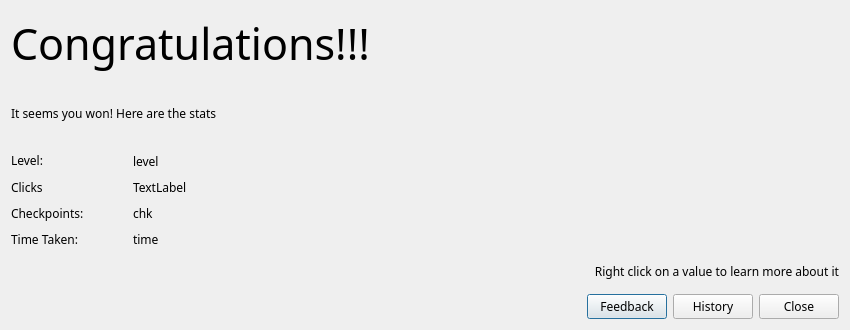
<?xml version="1.0" encoding="UTF-8"?>
<ui version="4.0">
 <class>Congrats</class>
 <widget class="QDialog" name="Congrats">
  <property name="geometry">
   <rect>
    <x>0</x>
    <y>0</y>
    <width>850</width>
    <height>330</height>
   </rect>
  </property>
  <property name="sizePolicy">
   <sizepolicy hsizetype="Fixed" vsizetype="Fixed">
    <horstretch>0</horstretch>
    <verstretch>0</verstretch>
   </sizepolicy>
  </property>
  <property name="minimumSize">
   <size>
    <width>850</width>
    <height>330</height>
   </size>
  </property>
  <property name="maximumSize">
   <size>
    <width>850</width>
    <height>330</height>
   </size>
  </property>
  <property name="font">
   <font>
    <family>Arvo</family>
    <hintingpreference>PreferNoHinting</hintingpreference>
   </font>
  </property>
  <property name="windowTitle">
   <string>wikiLYNX</string>
  </property>
  <property name="windowIcon">
   <iconset resource="../../assets/assets.qrc">
    <normaloff>:/base/images/wikiLYNX_logo.svg</normaloff>:/base/images/wikiLYNX_logo.svg</iconset>
  </property>
  <layout class="QVBoxLayout" name="verticalLayout_2">
   <item>
    <widget class="QLabel" name="mainLabel">
     <property name="font">
      <font>
       <family>Playwrite DE SAS</family>
       <pointsize>32</pointsize>
       <bold>false</bold>
       <hintingpreference>PreferNoHinting</hintingpreference>
      </font>
     </property>
     <property name="text">
      <string>Congratulations!!! </string>
     </property>
     <property name="alignment">
      <set>Qt::AlignmentFlag::AlignLeading|Qt::AlignmentFlag::AlignLeft|Qt::AlignmentFlag::AlignVCenter</set>
     </property>
    </widget>
   </item>
   <item>
    <widget class="QLabel" name="message">
     <property name="sizePolicy">
      <sizepolicy hsizetype="Expanding" vsizetype="Minimum">
       <horstretch>0</horstretch>
       <verstretch>0</verstretch>
      </sizepolicy>
     </property>
     <property name="font">
      <font>
       <family>Arvo</family>
       <hintingpreference>PreferNoHinting</hintingpreference>
      </font>
     </property>
     <property name="text">
      <string>It seems you won! Here are the stats</string>
     </property>
    </widget>
   </item>
   <item>
    <layout class="QGridLayout" name="gridLayout" rowstretch="0,0,0,0" columnstretch="1,0,1,0">
     <item row="1" column="0">
      <widget class="QLabel" name="label_7">
       <property name="text">
        <string>Clicks</string>
       </property>
      </widget>
     </item>
     <item row="3" column="3">
      <spacer name="horizontalSpacer_11">
       <property name="orientation">
        <enum>Qt::Orientation::Horizontal</enum>
       </property>
       <property name="sizeHint" stdset="0">
        <size>
         <width>40</width>
         <height>20</height>
        </size>
       </property>
      </spacer>
     </item>
     <item row="1" column="1">
      <spacer name="horizontalSpacer_3">
       <property name="orientation">
        <enum>Qt::Orientation::Horizontal</enum>
       </property>
       <property name="sizeHint" stdset="0">
        <size>
         <width>40</width>
         <height>20</height>
        </size>
       </property>
      </spacer>
     </item>
     <item row="1" column="2">
      <widget class="QLabel" name="clicksLabel">
       <property name="whatsThis">
        <string>Number of clicks to finish the game</string>
       </property>
       <property name="text">
        <string>TextLabel</string>
       </property>
      </widget>
     </item>
     <item row="3" column="2">
      <widget class="QLabel" name="timeTaken">
       <property name="whatsThis">
        <string>&lt;html&gt;&lt;head/&gt;&lt;body&gt;&lt;p&gt;This denotes the time taken to play the game. If you were unable to finish the game in time, this denotes the time taken to reach the last checkpoint. &lt;/p&gt;&lt;/body&gt;&lt;/html&gt;</string>
       </property>
       <property name="text">
        <string>time</string>
       </property>
      </widget>
     </item>
     <item row="0" column="0">
      <widget class="QLabel" name="label_2">
       <property name="sizePolicy">
        <sizepolicy hsizetype="Maximum" vsizetype="Maximum">
         <horstretch>0</horstretch>
         <verstretch>0</verstretch>
        </sizepolicy>
       </property>
       <property name="text">
        <string>Level:</string>
       </property>
      </widget>
     </item>
     <item row="1" column="3">
      <spacer name="horizontalSpacer_9">
       <property name="orientation">
        <enum>Qt::Orientation::Horizontal</enum>
       </property>
       <property name="sizeHint" stdset="0">
        <size>
         <width>40</width>
         <height>20</height>
        </size>
       </property>
      </spacer>
     </item>
     <item row="2" column="0">
      <widget class="QLabel" name="label">
       <property name="text">
        <string>Checkpoints: </string>
       </property>
      </widget>
     </item>
     <item row="2" column="3">
      <spacer name="horizontalSpacer_10">
       <property name="orientation">
        <enum>Qt::Orientation::Horizontal</enum>
       </property>
       <property name="sizeHint" stdset="0">
        <size>
         <width>40</width>
         <height>20</height>
        </size>
       </property>
      </spacer>
     </item>
     <item row="0" column="2">
      <widget class="QLabel" name="lnameLabel">
       <property name="whatsThis">
        <string>Name of the level you played </string>
       </property>
       <property name="text">
        <string>level</string>
       </property>
      </widget>
     </item>
     <item row="2" column="1">
      <spacer name="horizontalSpacer_4">
       <property name="orientation">
        <enum>Qt::Orientation::Horizontal</enum>
       </property>
       <property name="sizeHint" stdset="0">
        <size>
         <width>40</width>
         <height>20</height>
        </size>
       </property>
      </spacer>
     </item>
     <item row="0" column="1">
      <spacer name="horizontalSpacer_2">
       <property name="orientation">
        <enum>Qt::Orientation::Horizontal</enum>
       </property>
       <property name="sizeHint" stdset="0">
        <size>
         <width>40</width>
         <height>20</height>
        </size>
       </property>
      </spacer>
     </item>
     <item row="2" column="2">
      <widget class="QLabel" name="chkCleared">
       <property name="whatsThis">
        <string>&lt;html&gt;&lt;head/&gt;&lt;body&gt;&lt;p&gt;The number of Checkpoints you cleared&lt;/p&gt;&lt;/body&gt;&lt;/html&gt;</string>
       </property>
       <property name="text">
        <string>chk</string>
       </property>
      </widget>
     </item>
     <item row="0" column="3">
      <spacer name="horizontalSpacer_8">
       <property name="orientation">
        <enum>Qt::Orientation::Horizontal</enum>
       </property>
       <property name="sizeHint" stdset="0">
        <size>
         <width>40</width>
         <height>20</height>
        </size>
       </property>
      </spacer>
     </item>
     <item row="3" column="1">
      <spacer name="horizontalSpacer_5">
       <property name="orientation">
        <enum>Qt::Orientation::Horizontal</enum>
       </property>
       <property name="sizeHint" stdset="0">
        <size>
         <width>40</width>
         <height>20</height>
        </size>
       </property>
      </spacer>
     </item>
     <item row="3" column="0">
      <widget class="QLabel" name="label_4">
       <property name="text">
        <string>Time Taken: </string>
       </property>
      </widget>
     </item>
    </layout>
   </item>
   <item>
    <layout class="QHBoxLayout" name="horizontalLayout_2">
     <item>
      <widget class="QPushButton" name="appLogo">
       <property name="maximumSize">
        <size>
         <width>111</width>
         <height>71</height>
        </size>
       </property>
       <property name="text">
        <string/>
       </property>
       <property name="icon">
        <iconset resource="../../assets/assets.qrc">
         <normaloff>:/base/images/wikiLYNX_logo.svg</normaloff>:/base/images/wikiLYNX_logo.svg</iconset>
       </property>
       <property name="iconSize">
        <size>
         <width>100</width>
         <height>100</height>
        </size>
       </property>
       <property name="autoDefault">
        <bool>false</bool>
       </property>
       <property name="flat">
        <bool>true</bool>
       </property>
      </widget>
     </item>
     <item>
      <layout class="QVBoxLayout" name="verticalLayout">
       <item>
        <widget class="QLabel" name="label_3">
         <property name="sizePolicy">
          <sizepolicy hsizetype="Minimum" vsizetype="Minimum">
           <horstretch>0</horstretch>
           <verstretch>0</verstretch>
          </sizepolicy>
         </property>
         <property name="font">
          <font>
           <family>Arvo</family>
           <hintingpreference>PreferNoHinting</hintingpreference>
          </font>
         </property>
         <property name="whatsThis">
          <string>&lt;html&gt;&lt;head/&gt;&lt;body&gt;&lt;p&gt;Right click on a value to learn more about it&lt;/p&gt;&lt;p&gt;&lt;br/&gt;&lt;/p&gt;&lt;p&gt;What did you expect? :&amp;gt;&lt;/p&gt;&lt;/body&gt;&lt;/html&gt;</string>
         </property>
         <property name="text">
          <string>Right click on a value to learn more about it</string>
         </property>
         <property name="alignment">
          <set>Qt::AlignmentFlag::AlignRight|Qt::AlignmentFlag::AlignTrailing|Qt::AlignmentFlag::AlignVCenter</set>
         </property>
        </widget>
       </item>
       <item>
        <layout class="QHBoxLayout" name="horizontalLayout">
         <item>
          <spacer name="horizontalSpacer">
           <property name="orientation">
            <enum>Qt::Orientation::Horizontal</enum>
           </property>
           <property name="sizeHint" stdset="0">
            <size>
             <width>40</width>
             <height>20</height>
            </size>
           </property>
          </spacer>
         </item>
         <item>
          <widget class="QPushButton" name="feedBackButton">
           <property name="font">
            <font>
             <family>Arvo</family>
             <hintingpreference>PreferNoHinting</hintingpreference>
            </font>
           </property>
           <property name="toolTip">
            <string>Rate us!</string>
           </property>
           <property name="text">
            <string>Feedback</string>
           </property>
           <property name="icon">
            <iconset theme="feedback"/>
           </property>
          </widget>
         </item>
         <item>
          <widget class="QPushButton" name="viewHistory">
           <property name="font">
            <font>
             <family>Arvo</family>
             <hintingpreference>PreferNoHinting</hintingpreference>
            </font>
           </property>
           <property name="toolTip">
            <string>View Logs</string>
           </property>
           <property name="text">
            <string>History</string>
           </property>
           <property name="icon">
            <iconset theme="history"/>
           </property>
          </widget>
         </item>
         <item>
          <widget class="QPushButton" name="closeButton">
           <property name="font">
            <font>
             <family>Arvo</family>
             <bold>false</bold>
             <hintingpreference>PreferNoHinting</hintingpreference>
            </font>
           </property>
           <property name="toolTip">
            <string>Close this Dialog</string>
           </property>
           <property name="text">
            <string>Close</string>
           </property>
           <property name="icon">
            <iconset theme="close"/>
           </property>
          </widget>
         </item>
        </layout>
       </item>
      </layout>
     </item>
    </layout>
   </item>
  </layout>
 </widget>
 <resources>
  <include location="../../assets/assets.qrc"/>
 </resources>
 <connections/>
</ui>
